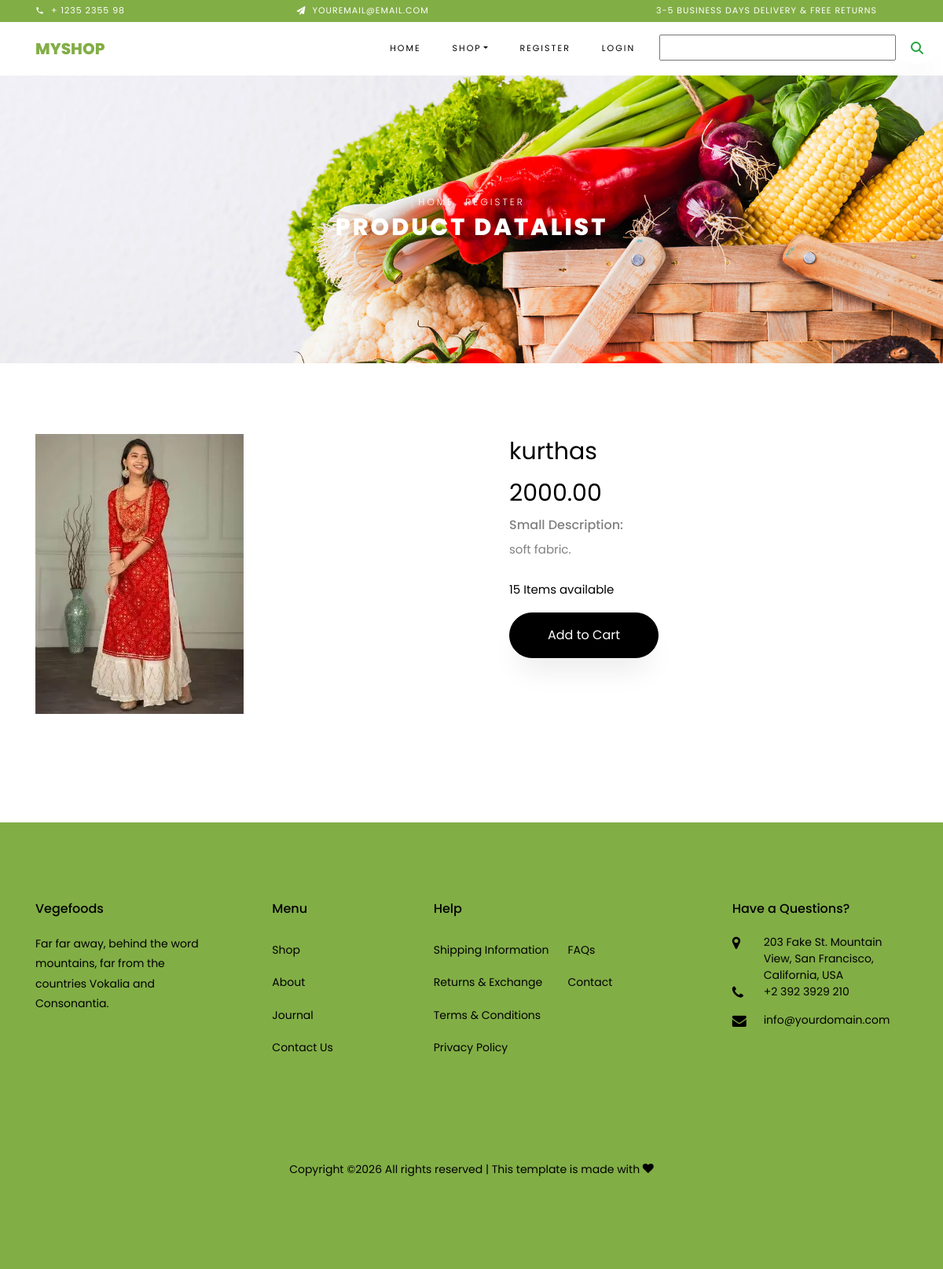
/productdetails/10, run on the app's committed database.
### shop/models.py (models this page shows, shortened)
class Product(models.Model):
    name =models.CharField(max_length=100)
    description =models.TextField()
    image= models.ImageField(upload_to='products')
    stock = models.IntegerField()
    price = models.DecimalField(max_digits=10, decimal_places=2)
    available =models.BooleanField(default=True)
    category=models.ForeignKey(Category,on_delete = models.CASCADE,related_name='products')
    created_at = models.DateTimeField(auto_now_add=True)
    updated_at = models.DateTimeField(auto_now=True)

### shop/views.py (the view)
# urls.py: path('productdetails/<int:i>', views.ProductDetails.as_view(), name='productdetails'),
class ProductDetails(View):
    def get(self,request,i):
        p = Product.objects.get(id=i)
        context={'product':p}
        return render(request, 'productdetails.html',context)

### cart/context_processors.py (called while the page is built)
def cart_items(request):
    u=request.user
    total=0
    try:
     c=Cart.objects.filter(user=u)
     for i in c:
         total=total+i.quantity
    except:
          total=0
    return {'count':total}

### shop/context_processors.py (called while the page is built)
def menu_links(request):
    c = Category.objects.all()
    return {'link':c}

### templates/productdetails.html (shortened to what this page needs)
{% extends 'base.html' %}
{% load static %}
{% block header %}
    <div class="hero-wrap hero-bread" style="background-image: url({% static 'images/bg_1.jpg' %});">
      <div class="container">
        <div class="row no-gutters slider-text align-items-center justify-content-center">
          <div class="col-md-9 ftco-animate text-center">
          	<p class="breadcrumbs"><span class="mr-2"><a href="index.html">Home</a></span> <span>Register</span></p>
            <h1 class="mb-0 bread">product datalist</h1>
          </div>
        </div>
      </div>
    </div>
{% endblock %}
{%block content %}
{% load crispy_forms_tags %}
 <section class="ftco-section">
    	<div class="container">
    		<div class="row">
    			<div class="col-lg-6 mb-5 ftco-animate">
    				<a href="images/product-1.jpg" class="image-popup"><img src="{{product.image.url}}" class="img-fluid" alt="Colorlib Template"></a>
    			</div>
    			<div class="col-lg-6 product-details pl-md-5 ftco-animate">
    				<h3>{{product.name}}</h3>
    				<h4 class="price"><span>{{product.price}}</span></h4>
                    <h6> Small  Description:</h6>
    				<p class="text-align:justify">{{product.description}}.</p>
						<div class="row mt-4">
	          	<div class="col-md-12">
	          		<p style="color: #000;">{% if product.stock > 0 %}{{product.stock}} Items available{% else %}</p>
                    <p>Out Of Stock {% endif %}</p>
	          	</div>
          	</div>
                    {% if user.is_superuser == True %}
                    <a href="{% url 'shop:addstock' product.id %}" class="btn btn-black py-3 px-5">Add Stock</a>
                    {% else %}
          	<p><a href="{% url 'cart:addtocart' product.id %}" class="btn btn-black py-3 px-5">Add to Cart</a></p>
                    {% endif %}
    			</div>
    		</div>
    	</div>
 </section>
{% endblock %}

### data on the page
Product: image (picture), name "kurthas", price "2000.00", description "soft fabric", stock "15"
